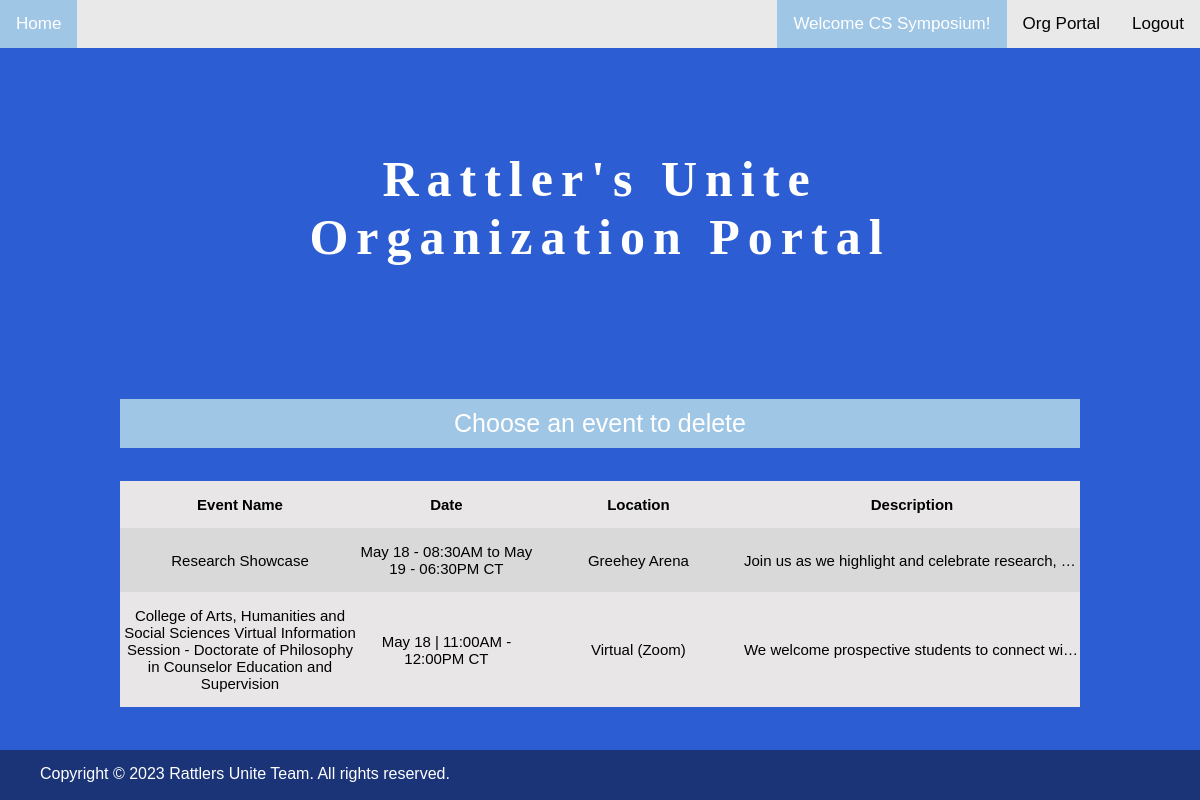
The app's page /portal/eventtables/delete (signed in) with its own data.
### models.py (models this page shows, shortened)
class Account(db.Model, UserMixin):
    __tablename__ = "Accounts"
    id = db.Column(db.Integer, primary_key=True, autoincrement=True)
    name = db.Column(db.String)
    username = db.Column(db.String, unique=True, nullable=False)
    password = db.Column(db.String(255), nullable=False)
    points = db.Column(db.Integer, nullable=False, default=0)
    about = db.Column(db.String, nullable=False, default="I'm new here. Say hi!")
    icon = db.Column(
        db.String, nullable=False, default="../static/defaults/STMUlogo.jpg"
    )
    staff = db.Column(db.Boolean, default=False, nullable=False)
    admin = db.Column(db.Boolean, default=False, nullable=False)

class Event(db.Model):
    __tablename__ = "Events"
    ID = db.Column(db.Integer, primary_key=True, autoincrement=True)
    Name = db.Column(db.String, nullable=False)
    Organization = db.Column(db.Integer, db.ForeignKey("Accounts.id"))
    StartDate = db.Column(db.DateTime, nullable=False)
    EndDate = db.Column(db.DateTime, nullable=False)
    Location = db.Column(db.String, nullable=False, default="St. Mary's University")
    Description = db.Column(db.String, nullable=False)
    Category = db.Column(db.String, nullable=False)
    EventIcon = db.Column(db.String, default="../static/defaults/STMUlogo.jpg")
    EventBanner = db.Column(db.String, default="../static/defaults/STMUlogo.png")

### admin.py (the view)
@admin_view.route("/portal/eventtables/<method>")
def event_tables(method):
    orgID = current_user.id
    events = list_org_events(current_user.id)
    return render_template(
        "admin/eventTables.html", events=events, org=orgID, method=method
    )

### app.py (called while the page is built)
@login_manager.user_loader
def load_user(user_id: int):
    user = Account.query.get(user_id)
    if user:
        return user
    return None

@app.template_filter()
def format_datetime(start: datetime, end: datetime):
    if start.day == end.day:
        startStr = datetime.strftime(start, "%b %d | %I:%M%p")
        endStr = datetime.strftime(end, " - %I:%M%p CT")
    else:
        startStr = datetime.strftime(start, "%b %d - %I:%M%p")
        endStr = datetime.strftime(end, " to %b %d - %I:%M%p CT")
    return startStr + endStr

### views.py (called while the page is built)
def list_org_events(org_id):
    now = datetime.now()
    query = db.session.query(Event)
    query = query.filter(Event.EndDate > now)
    query = query.filter(Event.Organization == org_id)
    return query.all()

### templates/admin/eventTables.html
{% extends 'admin/orgbase.html' %}
{% block content %}
<div class="container">
    <div class="centered">
        <p class="welcome">
            Rattler's Unite Organization Portal
        </p>
    </div>
</div>
{% if events %}
<p class="eventTable title"> Choose an event to {{ method }}</p>
<table class="eventTable">
    <thead>
        <tr>
            <th scope="col">Event Name</th>
            <th scope="col">Date</th>
            <th scope="col">Location</th>
            <th scope="col">Description</th>
        </tr>
    </thead>
    <tbody>
        {% for e in events %}
            {% if method == 'edit' %}
            <tr>
                <td scope="row"><a href="{{url_for('admin.edit_event', id=e['ID']) }}">{{e['Name'|text_limiter]}}</a></td>
                <td><a href="{{url_for('admin.edit_event', id=e['ID']) }}">{{ e['StartDate']|format_datetime(e['EndDate'])}}</a></td>
                <td><a href="{{url_for('admin.edit_event', id=e['ID']) }}">{{ e['Location']}}</a></td>
                <td><a href="{{url_for('admin.edit_event', id=e['ID']) }}">{{ e['Description'|text_limiter]}}</a></td>
            </tr>
            {% elif method == 'delete' %}
            <tr>
                <td scope="row"><a href="{{url_for('admin.delete_confirm', id=e['ID']) }}">{{e['Name'|text_limiter]}}</a></td>
                <td><a href="{{url_for('admin.delete_confirm', id=e['ID']) }}">{{ e['StartDate']|format_datetime(e['EndDate'])}}</a></td>
                <td><a href="{{url_for('admin.delete_confirm', id=e['ID']) }}">{{ e['Location']}}</a></td>
                <td><a href="{{url_for('admin.delete_confirm', id=e['ID']) }}">{{ e['Description'|text_limiter]}}</a></td>
            </tr>
            {% else %}
            <tr><td>Method not defined</td></tr>
            {% endif %}
        {% endfor %}
    </tbody>
</table>
{% else %}
<p class="eventTable">This organization currently has no active events.</p>
{% endif %}
{% endblock %}

### templates/admin/orgbase.html (shortened to what this page needs)
<!DOCTYPE html>
<html lang="en">
<head>
    <link rel="stylesheet" href="{{ url_for('static', filename='css/base.css') }}">
</head>
<body>
    <div class="topnav" stylesheet="">
        <a class="active" href="{{ url_for('main_view.main') }}">Home</a>
        <div class="login">
            <a href="{{ url_for('login.logout') }}">Logout</a>
        </div>
        <div class="login">
            <a href="{{ url_for('admin.portal') }}">Org Portal</a>
        </div>
        <div class="login">
            <a class="active">
                Welcome {{ current_user.name }}!
            </a>
        </div>
    </div>
    {% block content %}
    {% endblock %}
    <footer>
        <ul>
            <p>Copyright © 2023 Rattlers Unite Team. All rights reserved.
        </ul>
    </footer>
</body>
</html>

### static/css/base.css (style rules this page uses)
* { margin: 0; }
body { background-color: #2d5dd2; font-family: 'Arial Rounded MT Bold', 'Helvetica', 'Gill Sans', sans-serif; font-family:'Trebuchet MS', 'Lucida Sans Unicode', 'Lucida Grande', 'Lucida Sans', Arial, sans-serif; width:100%; min-height: 100vh; display: flex; flex-direction: column; }
.container { position: relative; text-align: center; color: white; height: 320px; overflow: hidden; }
.centered { position: absolute; top: 50%; left: 50%; transform: translate(-50%, -50%); }
.welcome { color: white; font-size: 50px; letter-spacing: 8px; font-weight: bold; text-shadow: 2px 2px 10% #000, -1px 1px 0 #000, 1px -1px 0 #000, -1px -1px 0 #000; font-family: 'Trebuchet MS'; }
.topnav { background-color: #e9e9e9; overflow: hidden; }
.topnav a { float:left; color: #030303; text-align: center; padding: 14px 16px; text-decoration: none; font-size: 17px; }
.topnav a.active { background-color: #a0c6e6; color: white; }
.topnav .login { float: right; }
.title { color: #fff; font-size: 30px; position: relative; top: 10px; margin: 12px; font-family:'Lucida Sans', 'Lucida Sans Regular', 'Lucida Grande', 'Lucida Sans Unicode', Verdana, sans-serif; }
footer { background-color:#1a3477; margin-top: auto; height: 50px; }
footer ul { display: block; padding-top: 15px; }
footer p { color: white; }
.eventTable.title { background-color:#a0c6e6; color: white; text-align: center; font-size: 25px; padding: 10px 0; }
.eventTable { table-layout: fixed; width: 80%; margin: auto; border-collapse: collapse; text-align: center; background-color: rgb(232, 230, 230); font-size: 15px; font-family:'Trebuchet MS', 'Lucida Sans Unicode', 'Lucida Grande', 'Lucida Sans', Arial, sans-serif; }
.eventTable a { text-decoration: none; color: black; }
.eventTable thead th:nth-child(1) { width: 25%; }
.eventTable thead th:nth-child(2) { width: 18%; }
.eventTable thead th:nth-child(3) { width: 22%; }
.eventTable thead th:nth-child(4) { width: 35%; }
.eventTable th,td { padding: 15px 0; }
.eventTable tbody tr:nth-child(odd) { background-color: rgb(218, 217, 217); }
.eventTable tbody td:nth-child(4) { overflow: hidden; white-space:nowrap; text-overflow: ellipsis; }

### records on screen
Account: name "CS Symposium"
Event: Name "Research Showcase", StartDate "May 18 - 08:30AM to May 19 - 06:30PM CT", Location "Greehey Arena", Description "Join us as we highlight and celebrate research,…"
Event: Name "College of Arts, Humanities and Social Sciences Virtual Information Session - Doctorate of Philosophy in Counselor Education and Supervision", StartDate "May 18 | 11:00AM - 12:00PM CT", Location "Virtual (Zoom)", Description "We welcome prospective students to connect wi…"

### other values on screen
{{ method }} "delete"
